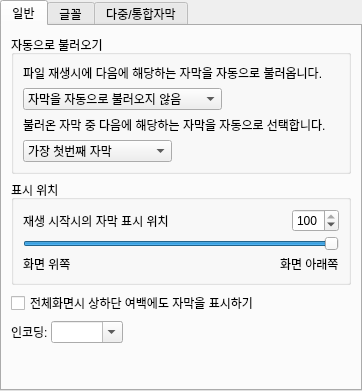
<ui version="4.0" >
 <class>Pref::Ui::SubtitleWidget</class>
 <widget class="QWidget" name="Pref::Ui::SubtitleWidget" >
  <property name="geometry" >
   <rect>
    <x>0</x>
    <y>0</y>
    <width>362</width>
    <height>391</height>
   </rect>
  </property>
  <property name="windowTitle" >
   <string>Form</string>
  </property>
  <layout class="QVBoxLayout" >
   <property name="spacing" >
    <number>0</number>
   </property>
   <property name="margin" >
    <number>0</number>
   </property>
   <item>
    <widget class="QTabWidget" name="tabs" >
     <property name="currentIndex" >
      <number>0</number>
     </property>
     <widget class="QWidget" name="tab" >
      <property name="geometry" >
       <rect>
        <x>0</x>
        <y>0</y>
        <width>350</width>
        <height>353</height>
       </rect>
      </property>
      <attribute name="title" >
       <string>일반</string>
      </attribute>
      <layout class="QVBoxLayout" >
       <item>
        <widget class="QGroupBox" name="auto_load_group" >
         <property name="title" >
          <string>자동으로 불러오기</string>
         </property>
         <property name="checkable" >
          <bool>false</bool>
         </property>
         <layout class="QVBoxLayout" >
          <item>
           <widget class="QLabel" name="label" >
            <property name="text" >
             <string>파일 재생시에 다음에 해당하는 자막을 자동으로 불러옵니다.</string>
            </property>
           </widget>
          </item>
          <item>
           <layout class="QHBoxLayout" >
            <property name="spacing" >
             <number>0</number>
            </property>
            <item>
             <widget class="QComboBox" name="auto_load_combo" >
              <property name="sizeAdjustPolicy" >
               <enum>QComboBox::AdjustToContents</enum>
              </property>
              <item>
               <property name="text" >
                <string>자막을 자동으로 불러오지 않음</string>
               </property>
              </item>
              <item>
               <property name="text" >
                <string>파일과 같은 이름의 자막</string>
               </property>
              </item>
              <item>
               <property name="text" >
                <string>파일 이름을 포함하는 모든 자막</string>
               </property>
              </item>
              <item>
               <property name="text" >
                <string>파일과 같은 경로에 있는 모든 자막</string>
               </property>
              </item>
             </widget>
            </item>
            <item>
             <spacer>
              <property name="orientation" >
               <enum>Qt::Horizontal</enum>
              </property>
              <property name="sizeHint" stdset="0" >
               <size>
                <width>0</width>
                <height>0</height>
               </size>
              </property>
             </spacer>
            </item>
           </layout>
          </item>
          <item>
           <widget class="QLabel" name="label_2" >
            <property name="text" >
             <string>불러온 자막 중 다음에 해당하는 자막을 자동으로 선택합니다.</string>
            </property>
           </widget>
          </item>
          <item>
           <layout class="QHBoxLayout" >
            <property name="spacing" >
             <number>0</number>
            </property>
            <item>
             <widget class="QComboBox" name="auto_select_combo" >
              <property name="sizeAdjustPolicy" >
               <enum>QComboBox::AdjustToContents</enum>
              </property>
              <item>
               <property name="text" >
                <string>가장 첫번째 자막</string>
               </property>
              </item>
              <item>
               <property name="text" >
                <string>파일과 같은 이름의 자막</string>
               </property>
              </item>
              <item>
               <property name="text" >
                <string>불러온 모든 자막</string>
               </property>
              </item>
              <item>
               <property name="text" >
                <string>모든 다른 언어</string>
               </property>
              </item>
             </widget>
            </item>
            <item>
             <spacer>
              <property name="orientation" >
               <enum>Qt::Horizontal</enum>
              </property>
              <property name="sizeHint" stdset="0" >
               <size>
                <width>0</width>
                <height>0</height>
               </size>
              </property>
             </spacer>
            </item>
           </layout>
          </item>
         </layout>
        </widget>
       </item>
       <item>
        <widget class="QGroupBox" name="groupBox" >
         <property name="title" >
          <string>표시 위치</string>
         </property>
         <layout class="QVBoxLayout" >
          <property name="spacing" >
           <number>4</number>
          </property>
          <item>
           <layout class="QHBoxLayout" >
            <item>
             <widget class="QLabel" name="label_10" >
              <property name="text" >
               <string>재생 시작시의 자막 표시 위치</string>
              </property>
             </widget>
            </item>
            <item>
             <spacer>
              <property name="orientation" >
               <enum>Qt::Horizontal</enum>
              </property>
              <property name="sizeHint" stdset="0" >
               <size>
                <width>0</width>
                <height>0</height>
               </size>
              </property>
             </spacer>
            </item>
            <item>
             <widget class="QSpinBox" name="init_pos_spin" >
              <property name="maximum" >
               <number>100</number>
              </property>
              <property name="value" >
               <number>100</number>
              </property>
             </widget>
            </item>
           </layout>
          </item>
          <item>
           <widget class="QSlider" name="horizontalSlider" >
            <property name="maximum" >
             <number>100</number>
            </property>
            <property name="value" >
             <number>100</number>
            </property>
            <property name="tracking" >
             <bool>true</bool>
            </property>
            <property name="orientation" >
             <enum>Qt::Horizontal</enum>
            </property>
            <property name="tickPosition" >
             <enum>QSlider::NoTicks</enum>
            </property>
           </widget>
          </item>
          <item>
           <layout class="QHBoxLayout" >
            <item>
             <widget class="QLabel" name="label_13" >
              <property name="text" >
               <string>화면 위쪽</string>
              </property>
             </widget>
            </item>
            <item>
             <spacer>
              <property name="orientation" >
               <enum>Qt::Horizontal</enum>
              </property>
              <property name="sizeHint" stdset="0" >
               <size>
                <width>0</width>
                <height>0</height>
               </size>
              </property>
             </spacer>
            </item>
            <item>
             <widget class="QLabel" name="label_14" >
              <property name="text" >
               <string>화면 아래쪽</string>
              </property>
             </widget>
            </item>
           </layout>
          </item>
         </layout>
        </widget>
       </item>
       <item>
        <widget class="QCheckBox" name="display_on_margin_check" >
         <property name="text" >
          <string>전체화면시 상하단 여백에도 자막을 표시하기</string>
         </property>
        </widget>
       </item>
       <item>
        <layout class="QVBoxLayout" >
         <property name="spacing" >
          <number>0</number>
         </property>
         <item>
          <layout class="QHBoxLayout" >
           <item>
            <widget class="QLabel" name="label_5" >
             <property name="text" >
              <string>인코딩: </string>
             </property>
            </widget>
           </item>
           <item>
            <layout class="QHBoxLayout" >
             <property name="spacing" >
              <number>0</number>
             </property>
             <item>
              <widget class="QComboBox" name="encoding_combo" >
               <property name="editable" >
                <bool>true</bool>
               </property>
               <property name="sizeAdjustPolicy" >
                <enum>QComboBox::AdjustToContents</enum>
               </property>
              </widget>
             </item>
             <item>
              <spacer>
               <property name="orientation" >
                <enum>Qt::Horizontal</enum>
               </property>
               <property name="sizeHint" stdset="0" >
                <size>
                 <width>0</width>
                 <height>0</height>
                </size>
               </property>
              </spacer>
             </item>
            </layout>
           </item>
          </layout>
         </item>
         <item>
          <spacer>
           <property name="orientation" >
            <enum>Qt::Vertical</enum>
           </property>
           <property name="sizeHint" stdset="0" >
            <size>
             <width>0</width>
             <height>0</height>
            </size>
           </property>
          </spacer>
         </item>
        </layout>
       </item>
      </layout>
     </widget>
     <widget class="QWidget" name="tab_2" >
      <property name="geometry" >
       <rect>
        <x>0</x>
        <y>0</y>
        <width>350</width>
        <height>353</height>
       </rect>
      </property>
      <attribute name="title" >
       <string>글꼴</string>
      </attribute>
      <layout class="QVBoxLayout" >
       <item>
        <layout class="QGridLayout" >
         <item row="0" column="0" >
          <widget class="QLabel" name="label_4" >
           <property name="text" >
            <string>글꼴 선택</string>
           </property>
          </widget>
         </item>
         <item row="0" column="1" >
          <layout class="QHBoxLayout" >
           <item>
            <widget class="QFontComboBox" name="font_family_combo" />
           </item>
           <item>
            <spacer>
             <property name="orientation" >
              <enum>Qt::Horizontal</enum>
             </property>
             <property name="sizeHint" stdset="0" >
              <size>
               <width>0</width>
               <height>0</height>
              </size>
             </property>
            </spacer>
           </item>
          </layout>
         </item>
         <item row="1" column="0" >
          <widget class="QLabel" name="label_9" >
           <property name="text" >
            <string>기본 크기</string>
           </property>
          </widget>
         </item>
         <item row="1" column="1" >
          <layout class="QHBoxLayout" >
           <item>
            <widget class="QDoubleSpinBox" name="font_size_spin" >
             <property name="accelerated" >
              <bool>true</bool>
             </property>
             <property name="decimals" >
              <number>1</number>
             </property>
             <property name="value" >
              <double>5.000000000000000</double>
             </property>
            </widget>
           </item>
           <item>
            <spacer>
             <property name="orientation" >
              <enum>Qt::Horizontal</enum>
             </property>
             <property name="sizeHint" stdset="0" >
              <size>
               <width>0</width>
               <height>0</height>
              </size>
             </property>
            </spacer>
           </item>
          </layout>
         </item>
         <item row="2" column="0" >
          <widget class="QLabel" name="label_7" >
           <property name="text" >
            <string>크기 맞춤</string>
           </property>
          </widget>
         </item>
         <item row="2" column="1" >
          <layout class="QHBoxLayout" >
           <item>
            <widget class="QComboBox" name="auto_scale_combo" >
             <item>
              <property name="text" >
               <string>끄기</string>
              </property>
             </item>
             <item>
              <property name="text" >
               <string>화면 세로 길이에 맞추기</string>
              </property>
             </item>
             <item>
              <property name="text" >
               <string>화면 가로 길이에 맞추기</string>
              </property>
             </item>
             <item>
              <property name="text" >
               <string>화면 대각선 길이에 맞추기</string>
              </property>
             </item>
            </widget>
           </item>
           <item>
            <spacer>
             <property name="orientation" >
              <enum>Qt::Horizontal</enum>
             </property>
             <property name="sizeHint" stdset="0" >
              <size>
               <width>55</width>
               <height>16</height>
              </size>
             </property>
            </spacer>
           </item>
          </layout>
         </item>
        </layout>
       </item>
       <item>
        <spacer>
         <property name="orientation" >
          <enum>Qt::Vertical</enum>
         </property>
         <property name="sizeHint" stdset="0" >
          <size>
           <width>0</width>
           <height>0</height>
          </size>
         </property>
        </spacer>
       </item>
      </layout>
     </widget>
     <widget class="QWidget" name="tab_3" >
      <property name="geometry" >
       <rect>
        <x>0</x>
        <y>0</y>
        <width>350</width>
        <height>353</height>
       </rect>
      </property>
      <attribute name="title" >
       <string>다중/통합자막</string>
      </attribute>
      <layout class="QVBoxLayout" >
       <item>
        <widget class="QLabel" name="label_24" >
         <property name="text" >
          <string>통합 자막을 다음 클래스 순서대로 표시합니다. 클래스들은 ,(쉼표)로 구분합니다. 지정되지 않은 클래스는 알파벳 순으로 표시합니다.
입력예: ENCC,EGCC,KRCC,KNCC</string>
         </property>
         <property name="wordWrap" >
          <bool>true</bool>
         </property>
        </widget>
       </item>
       <item>
        <widget class="QLineEdit" name="priority_edit" >
         <property name="text" >
          <string>ENCC,EGCC,KRCC</string>
         </property>
        </widget>
       </item>
       <item>
        <spacer>
         <property name="orientation" >
          <enum>Qt::Vertical</enum>
         </property>
         <property name="sizeHint" stdset="0" >
          <size>
           <width>0</width>
           <height>0</height>
          </size>
         </property>
        </spacer>
       </item>
      </layout>
     </widget>
    </widget>
   </item>
  </layout>
 </widget>
 <resources/>
 <connections>
  <connection>
   <sender>init_pos_spin</sender>
   <signal>valueChanged(int)</signal>
   <receiver>horizontalSlider</receiver>
   <slot>setValue(int)</slot>
   <hints>
    <hint type="sourcelabel" >
     <x>356</x>
     <y>249</y>
    </hint>
    <hint type="destinationlabel" >
     <x>299</x>
     <y>301</y>
    </hint>
   </hints>
  </connection>
  <connection>
   <sender>horizontalSlider</sender>
   <signal>valueChanged(int)</signal>
   <receiver>init_pos_spin</receiver>
   <slot>setValue(int)</slot>
   <hints>
    <hint type="sourcelabel" >
     <x>273</x>
     <y>294</y>
    </hint>
    <hint type="destinationlabel" >
     <x>343</x>
     <y>232</y>
    </hint>
   </hints>
  </connection>
 </connections>
</ui>
